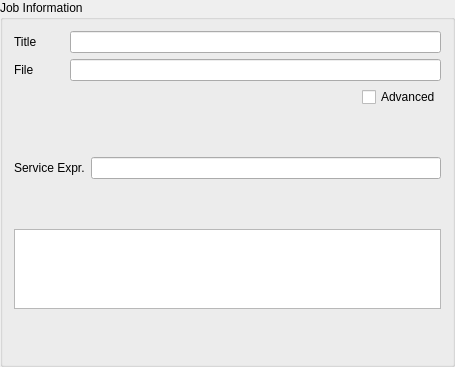
<?xml version="1.0" encoding="UTF-8"?>
<ui version="4.0">
 <class>JobGeneratorBox</class>
 <widget class="QGroupBox" name="JobGeneratorBox">
  <property name="geometry">
   <rect>
    <x>0</x>
    <y>0</y>
    <width>455</width>
    <height>367</height>
   </rect>
  </property>
  <property name="sizePolicy">
   <sizepolicy hsizetype="Preferred" vsizetype="Fixed">
    <horstretch>0</horstretch>
    <verstretch>0</verstretch>
   </sizepolicy>
  </property>
  <property name="windowTitle">
   <string>Job</string>
  </property>
  <property name="title">
   <string>Job Information</string>
  </property>
  <layout class="QVBoxLayout" name="verticalLayout">
   <item>
    <layout class="QHBoxLayout" name="title_layout">
     <item>
      <widget class="QLabel" name="title_label">
       <property name="sizePolicy">
        <sizepolicy hsizetype="Fixed" vsizetype="Preferred">
         <horstretch>0</horstretch>
         <verstretch>0</verstretch>
        </sizepolicy>
       </property>
       <property name="minimumSize">
        <size>
         <width>50</width>
         <height>0</height>
        </size>
       </property>
       <property name="text">
        <string>Title</string>
       </property>
      </widget>
     </item>
     <item>
      <widget class="QLineEdit" name="title">
       <property name="sizePolicy">
        <sizepolicy hsizetype="Expanding" vsizetype="Fixed">
         <horstretch>0</horstretch>
         <verstretch>0</verstretch>
        </sizepolicy>
       </property>
       <property name="toolTip">
        <string>The jobs title, most prominent means of identification</string>
       </property>
      </widget>
     </item>
    </layout>
   </item>
   <item>
    <layout class="QHBoxLayout" name="file_layout">
     <item>
      <widget class="QLabel" name="file_label">
       <property name="sizePolicy">
        <sizepolicy hsizetype="Fixed" vsizetype="Preferred">
         <horstretch>0</horstretch>
         <verstretch>0</verstretch>
        </sizepolicy>
       </property>
       <property name="minimumSize">
        <size>
         <width>50</width>
         <height>0</height>
        </size>
       </property>
       <property name="text">
        <string>File</string>
       </property>
      </widget>
     </item>
     <item>
      <widget class="QLineEdit" name="file">
       <property name="sizePolicy">
        <sizepolicy hsizetype="Expanding" vsizetype="Fixed">
         <horstretch>0</horstretch>
         <verstretch>0</verstretch>
        </sizepolicy>
       </property>
       <property name="toolTip">
        <string>The source file the job is supposed to deal with</string>
       </property>
      </widget>
     </item>
    </layout>
   </item>
   <item>
    <layout class="QHBoxLayout" name="advanced_layout">
     <item>
      <spacer name="horizontalSpacer">
       <property name="orientation">
        <enum>Qt::Horizontal</enum>
       </property>
       <property name="sizeHint" stdset="0">
        <size>
         <width>40</width>
         <height>20</height>
        </size>
       </property>
      </spacer>
     </item>
     <item>
      <widget class="QCheckBox" name="advanced">
       <property name="toolTip">
        <string>If enabled, a comment field will be shown</string>
       </property>
       <property name="text">
        <string>Advanced</string>
       </property>
      </widget>
     </item>
    </layout>
   </item>
   <item>
    <widget class="QWidget" name="advanced_widget" native="true">
     <layout class="QVBoxLayout" name="verticalLayout_3">
      <property name="margin">
       <number>0</number>
      </property>
      <item>
       <layout class="QHBoxLayout" name="service_layout">
        <item>
         <widget class="QLabel" name="label">
          <property name="sizePolicy">
           <sizepolicy hsizetype="Minimum" vsizetype="Preferred">
            <horstretch>0</horstretch>
            <verstretch>0</verstretch>
           </sizepolicy>
          </property>
          <property name="minimumSize">
           <size>
            <width>0</width>
            <height>0</height>
           </size>
          </property>
          <property name="text">
           <string>Service Expr.</string>
          </property>
         </widget>
        </item>
        <item>
         <widget class="QLineEdit" name="service">
          <property name="sizePolicy">
           <sizepolicy hsizetype="Expanding" vsizetype="Fixed">
            <horstretch>0</horstretch>
            <verstretch>0</verstretch>
           </sizepolicy>
          </property>
          <property name="toolTip">
           <string>A tractor service expression, see http://renderman.pixar.com/resources/current/tractor/scripting.html#remote-servers-launch-expressions-and-runtime-substitution</string>
          </property>
         </widget>
        </item>
       </layout>
      </item>
      <item>
       <widget class="QTextEdit" name="comment">
        <property name="enabled">
         <bool>true</bool>
        </property>
        <property name="sizePolicy">
         <sizepolicy hsizetype="Expanding" vsizetype="Minimum">
          <horstretch>0</horstretch>
          <verstretch>0</verstretch>
         </sizepolicy>
        </property>
        <property name="maximumSize">
         <size>
          <width>16777215</width>
          <height>80</height>
         </size>
        </property>
        <property name="toolTip">
         <string>A comment to be displayed with your job</string>
        </property>
       </widget>
      </item>
     </layout>
    </widget>
   </item>
  </layout>
 </widget>
 <resources/>
 <connections>
  <connection>
   <sender>advanced</sender>
   <signal>clicked(bool)</signal>
   <receiver>advanced_widget</receiver>
   <slot>setVisible(bool)</slot>
   <hints>
    <hint type="sourcelabel">
     <x>208</x>
     <y>109</y>
    </hint>
    <hint type="destinationlabel">
     <x>214</x>
     <y>276</y>
    </hint>
   </hints>
  </connection>
 </connections>
</ui>
